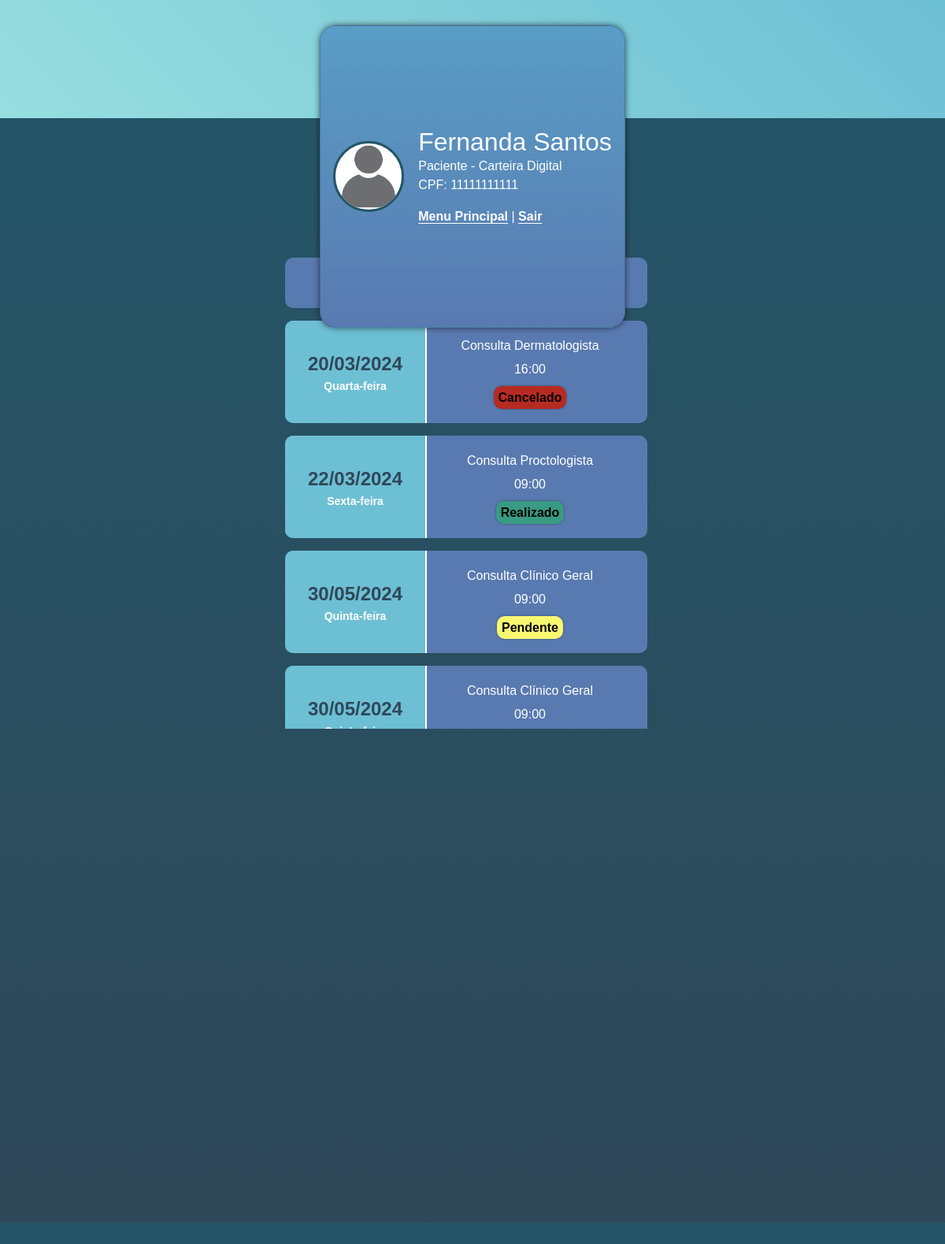
Screenshot of /minha_agenda (signed in) with the database file from the repository.
### main/models.py (models this page shows, shortened)
class DimPaciente(db.Model, UserMixin):
    _tablename_ = 'dim_paciente'
    id_paciente = db.Column(db.Integer, primary_key=True)
    cpf = db.Column(db.String(11), unique=True, nullable=False)
    nome = db.Column(db.String(100), nullable=False)
    data_nascimento = db.Column(db.Date, nullable=True)
    telefone = db.Column(db.String(20), nullable=True)
    email = db.Column(db.String(100), nullable=True)
    senha = db.Column(db.String(255), nullable=True)
    access_key = db.Column(db.String(255), nullable=True)
    role = db.Column(db.String(10), default='paciente')

class FatoAgendaConsulta(db.Model):
    _tablename_ = 'agendamento_consulta'
    id_agendamento_consulta = db.Column(db.Integer, primary_key=True)
    fk_id_encaminhamento = db.Column(db.Integer, db.ForeignKey('dim_encaminhamento.id_encaminhamento'), nullable=True)
    fk_id_medico = db.Column(db.Integer, db.ForeignKey('dim_medico.id_medico'), nullable=False)
    fk_id_paciente = db.Column(db.Integer, db.ForeignKey('dim_paciente.id_paciente'), nullable=False)
    fk_id_disponibilidade_consulta = db.Column(db.Integer, db.ForeignKey('dim_disponibilidade_consultas.id_disponibilidade_consulta'), nullable=False)
    protocolo_consulta = db.Column(db.String, nullable=True)
    status = db.Column(db.String(20), nullable=False)
    encaminhamento = db.relationship('DimEncaminhamento', backref=db.backref('consulta_agendada', lazy=True))
    medico = db.relationship('DimMedico', backref=db.backref('consultas_agendadas', lazy=True))
    paciente = db.relationship('DimPaciente', backref=db.backref('consultas_agendadas', lazy=True))
    disponibilidade_consulta = db.relationship('DimDisponibilidadeConsultas', backref=db.backref('disponibilidade_consulta', lazy=True))

class DimDisponibilidadeConsultas(db.Model):
    _tablename_ = 'dim_disponibilidade_consultas'
    id_disponibilidade_consulta = db.Column(db.Integer, primary_key=True)
    fk_id_medico = db.Column(db.Integer, db.ForeignKey('dim_medico.id_medico'), nullable=False)
    data_disponivel = db.Column(db.Date, nullable=False)
    dia_semana = db.Column(db.String(20), nullable=False)
    hora_disponivel = db.Column(db.Time, nullable=False)
    status = db.Column(db.String(20), nullable=False)
    medico = db.relationship('DimMedico', backref=db.backref('disponibilidades_consulta', lazy=True))

class DimMedico(db.Model):
    _tablename_ = 'dim_medico'
    id_medico = db.Column(db.Integer, primary_key=True)
    cpf = db.Column(db.String(11), unique=True, nullable=False)
    pronome_tratamento = db.Column(db.String(10), nullable=False)
    nome = db.Column(db.String(100), nullable=False)
    crm = db.Column(db.String(20), unique=True, nullable=False)
    data_nascimento = db.Column(db.Date, nullable=True)
    telefone = db.Column(db.String(20), nullable=True)
    email = db.Column(db.String(100), nullable=True)
    senha = db.Column(db.String(255), nullable=True)
    access_key = db.Column(db.String(255), nullable=True)
    especialidade = db.Column(db.String(100), nullable=False)
    role = db.Column(db.String(10), default='medico')

### main/routes.py (the view)
@app.route('/minha_agenda', methods=['GET', 'POST'])
def mostrar_agenda_paciente():
    id_paciente = current_user.id_paciente
    paciente = DimPaciente.query.get(id_paciente)
    consultas_agendadas = (db.session.query(FatoAgendaConsulta)
                           .join(FatoAgendaConsulta.disponibilidade_consulta)
                           .order_by(DimDisponibilidadeConsultas.data_disponivel)
                           .order_by(DimDisponibilidadeConsultas.hora_disponivel)
                           .filter(FatoAgendaConsulta.fk_id_paciente == id_paciente)
                           .all()
                           )
    exames_agendados = (db.session.query(FatoAgendaExame)
                        .join(FatoAgendaExame.disponibilidade_exame)
                        .order_by(DimDisponibilidadeExames.data_disponivel)
                        .order_by(DimDisponibilidadeExames.hora_disponivel)
                        .filter(FatoAgendaExame.fk_id_paciente == id_paciente)
                        .all()
                        )
    return render_template("agenda_paciente.html",
                           paciente=paciente,
                           consultas=consultas_agendadas,
                           exames=exames_agendados
                           )

### main/models.py (called while the page is built)
@login_manager.user_loader
def load_user(id_usuario):
    return DimPaciente.query.get(int(id_usuario))

### main/templates/agenda_paciente.html (shortened to what this page needs)
<!DOCTYPE html>
<html lang="en">
<head>
    {% include 'includes/bootstrap.html' %}
    <link rel="stylesheet" href="{{ url_for('static', filename='style.css') }}">
    <link rel="stylesheet" href="https://cdn.jsdelivr.net/npm/bootstrap-icons@1.11.3/font/bootstrap-icons.min.css">
</head>
<body>
    <div>
        <header>
            {% include 'includes/card_paciente.html' %}
        </header>
        <section class="services_area">
            <p id="subtitle_service">Clique no agendamento para detalhes e ações</p>
            <div class="list_users">
                <div class="type_schedule">
                    <div class="">
                        <span id="tipo-consulta">Consultas agendadas</span>
                    </div>
                </div>
                {% for consulta in consultas %}
                    <a href="" class="user_info_list" data-bs-toggle="modal" data-bs-target="#details{{consulta.id_agendamento_consulta}}">
                        <div class="date-consult">
                            <span id="date_list">{{consulta.disponibilidade_consulta.data_disponivel.strftime("%d/%m/%Y")}}</span>
                            <span id="day_list">{{consulta.disponibilidade_consulta.dia_semana}}</span>
                        </div>
                        <div class="user_more_info">
                            <div class="name-date text-center">
                                <span>Consulta {{consulta.medico.especialidade}}</span>
                                <span>{{consulta.disponibilidade_consulta.hora_disponivel.strftime("%H:%M")}}</span>
                            </div>
                            <div class="status-user mt-2">
                                <span class="{{consulta.status}}">{{consulta.status}}</span>
                            </div>
                        </div>
                    </a>
                {% endfor %}
            </div>
        </section>
    </div>
</body>
</html>

### main/templates/includes/card_paciente.html
<div class="card">
    <div class="infos">
        <div class="user_img">
            <img src="{{ url_for('static', filename='images/default.png') }}" alt="">
        </div>
        <div class="user_info">
            <h2 class="mb-0">{{paciente.nome}}</h2>
            <p class="mb-0">{{paciente.role}} - Carteira Digital</p>
            <p class="mb-3">CPF: {{paciente.cpf}}</p>
            <a class="card-links" href="{{ url_for('menu_principal_paciente') }}">
                <span class="card-links">Menu Principal</span>
            </a>
            <span>   |   </span>
            <a  href="{{ url_for('logout') }}">
                <span class="card-links">Sair</span>
            </a>
        </div>
    </div>
</div>

### main/static/style.css (style rules this page uses)
* { margin: 0; padding: 0; box-sizing: border-box; font-family: sans-serif; }
body { height: 100vh; background-color: #245567; }
header { position: static; height: 150px; background: linear-gradient(45deg, #97dedf, #6dbfd4); display: flex; justify-content: center; box-shadow: 2px 0px 8px -1px rgba(0,0,0,1); }
.card { height: 23%; margin-top: 2rem; position: absolute; border-radius: 20px; background: linear-gradient(#599dc6, #597ab0); min-width: 30%; display: flex; flex-direction: column; justify-content: center; color: #fff; box-shadow: 0px 0px 8px -1px rgba(0,0,0,0.75); }
.infos { display: flex; justify-content: center; gap: 18px; align-items: center; padding: 1rem; }
.user_img img { position: relative; width: 90px; height: 90px; background-color: #fff; border-radius: 50%; border: 3px solid #245567; object-fit: cover; }
.services_area { display: flex; flex-direction: column; align-items: center; width: 100%; height: 84vh; background: linear-gradient(#245567, #2f4858); overflow: hidden; }
#subtitle_service { color: #fff; font-size: 18px; font-style: italic; }
.list_users { padding: 2px; margin-top: 12px; margin-bottom: 12px; max-height: 600px; width: 480px; display: flex; justify-content: end; align-items: center; flex-wrap: wrap; overflow-y: auto; }
.user_info a { text-decoration: none; color: #fff; }
.user_info_list { text-decoration: none; display: flex; align-items: center; width: 460px; background-color: #597ab0; border-radius: 10px; cursor: pointer; transition: all .1s; margin-bottom: 1rem; margin-right: 1rem; }
.type_schedule { display: flex; align-items: center; width: 460px; height: 4rem; justify-content: center; background-color: #597ab0; border-radius: 10px; transition: all .1s; margin-bottom: 1rem; margin-right: 1rem; }
#tipo-consulta, #tipo-exame { font-size: 18pt; font-weight: bold; color: #fff; }
.date-consult { display: flex; flex-direction: column; min-width: 180px; height: 130px; align-items: center; justify-content: center; margin-right: 1rem; border-right: 2px solid #fff; padding: 1rem; font-size: 18pt; background-color: #6dbfd4; border-radius: 10px 0px 0px 10px; }
#date_list { font-size: 18pt; font-weight: bold; color: #2f4858; }
#day_list { font-size: 14px; font-weight: 600; color: #fff; }
.user_more_info { display: flex; flex-direction: column; min-width: 230px; gap: 4px; padding: 1rem; align-items: center; justify-content: space-between; color: #fff; }
.name-date { display: flex; flex-direction: column; gap: 6px; }
.Pendente { background-color: #f9f871; color: #000; font-weight: bold; box-shadow: 0px 0px 3px rgba(0,0,0,0.4); border-radius: 10px; font-size: 16px; padding: 6px; }
.Realizado { background-color: #389b82; color: #000; font-weight: bold; box-shadow: 0px 0px 3px rgba(0,0,0,0.4); border-radius: 10px; font-size: 16px; padding: 6px; }
.Cancelado { background-color: #b62b21; color: #000; font-weight: bold; box-shadow: 0px 0px 3px rgba(0,0,0,0.4); border-radius: 10px; font-size: 16px; padding: 6px; }
.card-links { font-weight: bold; text-decoration: underline; text-underline-offset: 3px; }

### rows the page displays
DimPaciente: nome "Fernanda Santos", role "Paciente", cpf "11111111111"
FatoAgendaConsulta: disponibilidade_consulta.data_disponivel "20/03/2024", disponibilidade_consulta.dia_semana "Quarta-feira", medico.especialidade "Dermatologista", disponibilidade_consulta.hora_disponivel "16:00", status "Cancelado"
FatoAgendaConsulta: disponibilidade_consulta.data_disponivel "22/03/2024", disponibilidade_consulta.dia_semana "Sexta-feira", medico.especialidade "Proctologista", disponibilidade_consulta.hora_disponivel "09:00", status "Realizado"
FatoAgendaConsulta: disponibilidade_consulta.data_disponivel "30/05/2024", disponibilidade_consulta.dia_semana "Quinta-feira", medico.especialidade "Clínico Geral", disponibilidade_consulta.hora_disponivel "09:00", status "Pendente"
FatoAgendaConsulta: disponibilidade_consulta.data_disponivel "30/05/2024", medico.especialidade "Clínico Geral", disponibilidade_consulta.hora_disponivel "09:00"
